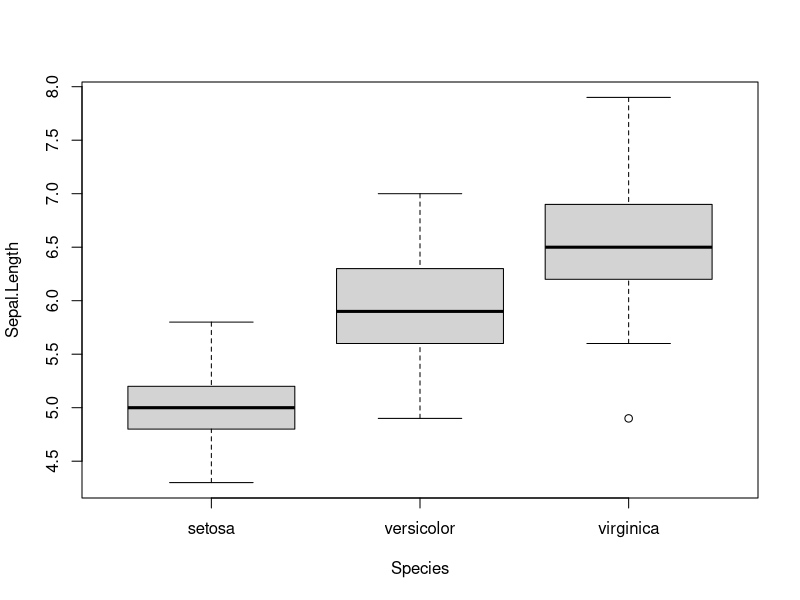
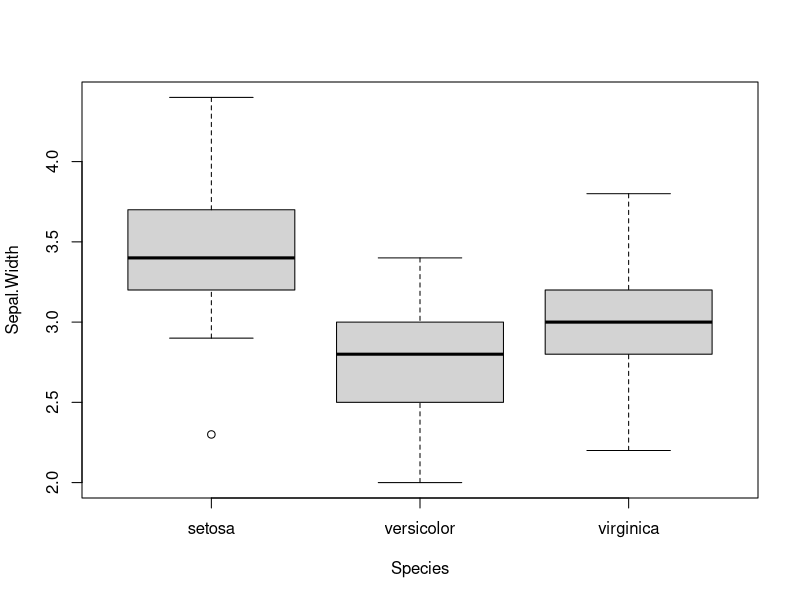
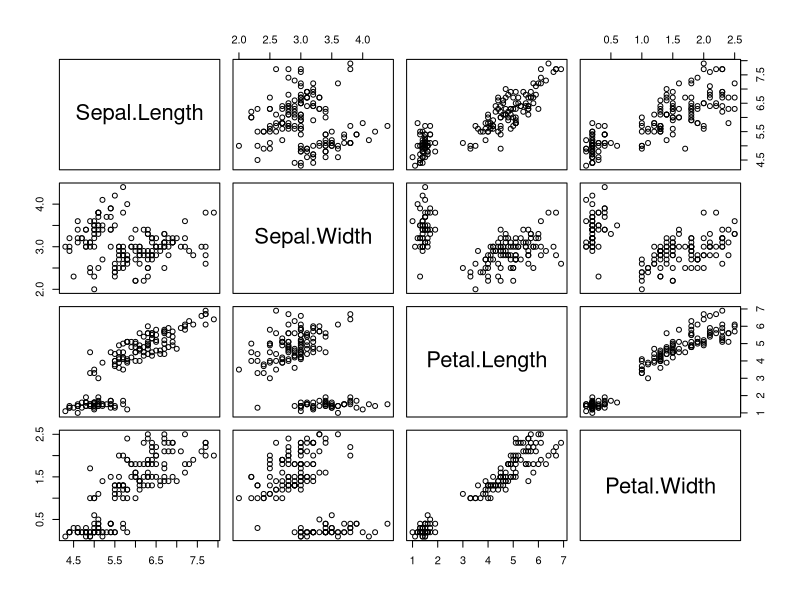
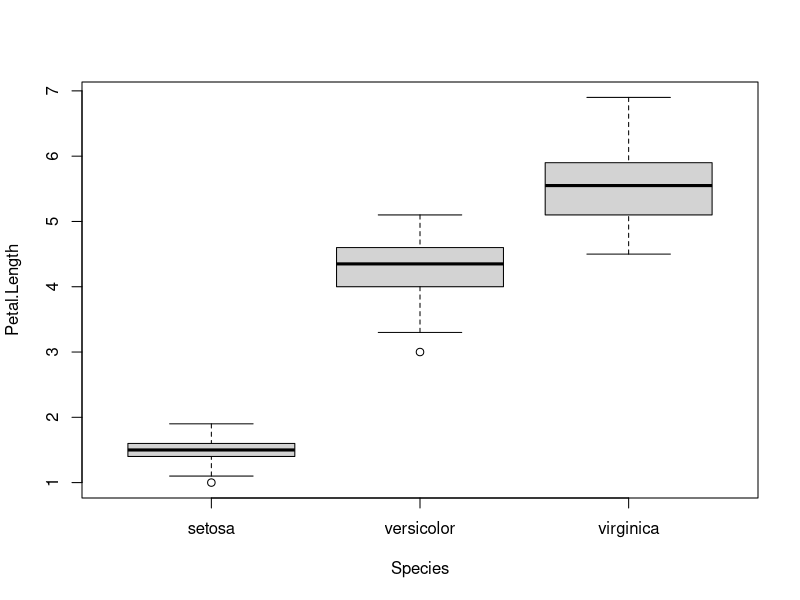
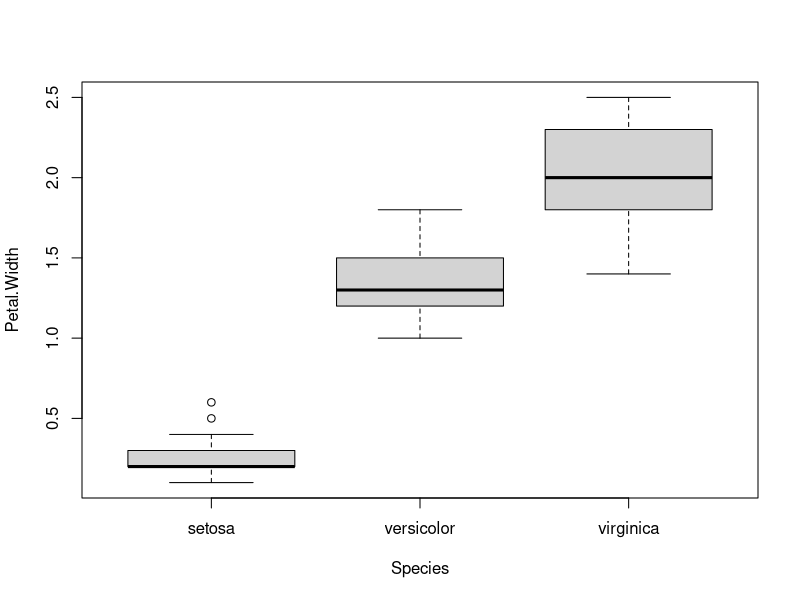

These figures' R source, in order:
## ---- chunk 1
library(knitr)
knit_hooks$set(par = function(before, options, envir) {if (before) par(mar=c(2.5, 2.5, 1.5, 1))})
opts_chunk$set(echo=FALSE, fig.align="center", fig.width=2.5, fig.height=2.5, par=TRUE)
## ---- chunk 2
plot(Sepal.Length ~ Species, data = iris)
## ---- chunk 3
plot(Sepal.Width ~ Species, data = iris)
## ---- chunk 4
plot(iris[, 1:4])
## ---- chunk 5
plot(Petal.Length ~ Species, data = iris)
## ---- chunk 6
plot(Petal.Width ~ Species, data = iris)
